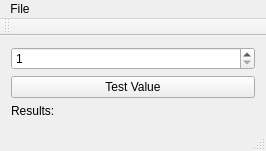
<?xml version="1.0" encoding="UTF-8"?>
<ui version="4.0">
 <class>MainWindow</class>
 <widget class="QMainWindow" name="MainWindow">
  <property name="geometry">
   <rect>
    <x>0</x>
    <y>0</y>
    <width>266</width>
    <height>146</height>
   </rect>
  </property>
  <property name="windowTitle">
   <string>MainWindow</string>
  </property>
  <widget class="QWidget" name="centralWidget">
   <layout class="QVBoxLayout" name="verticalLayout">
    <item>
     <widget class="QSpinBox" name="spinBox_fibo">
      <property name="minimum">
       <number>1</number>
      </property>
      <property name="maximum">
       <number>1000000</number>
      </property>
     </widget>
    </item>
    <item>
     <widget class="QPushButton" name="pushButton_testValue">
      <property name="text">
       <string>Test Value</string>
      </property>
     </widget>
    </item>
    <item>
     <widget class="QLabel" name="label_results">
      <property name="text">
       <string>Results:</string>
      </property>
     </widget>
    </item>
   </layout>
  </widget>
  <widget class="QMenuBar" name="menuBar">
   <property name="geometry">
    <rect>
     <x>0</x>
     <y>0</y>
     <width>266</width>
     <height>20</height>
    </rect>
   </property>
   <widget class="QMenu" name="menuFile">
    <property name="title">
     <string>File</string>
    </property>
    <addaction name="actionExit"/>
   </widget>
   <addaction name="menuFile"/>
  </widget>
  <widget class="QToolBar" name="mainToolBar">
   <attribute name="toolBarArea">
    <enum>TopToolBarArea</enum>
   </attribute>
   <attribute name="toolBarBreak">
    <bool>false</bool>
   </attribute>
  </widget>
  <widget class="QStatusBar" name="statusBar"/>
  <action name="actionExit">
   <property name="text">
    <string>Exit</string>
   </property>
  </action>
 </widget>
 <layoutdefault spacing="6" margin="11"/>
 <resources/>
 <connections/>
</ui>
